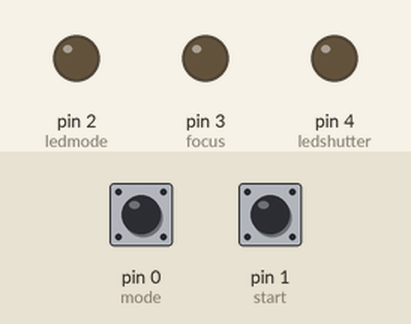
Simulated run of this sketch. Board: Arduino Uno, built with avr-gcc and run on an emulated ATmega328P. Shown: output pins drawn as LEDs (lit = HIGH). Dashed ring = blinking. Inputs (shaded band) come from the test bench; at power-on: pin 1 (start) LOW, pin 0 (mode) LOW.

Above: at 1.2 s.
1.3 s: pin 1 (start) pulled HIGH for 1 s
At 2.01 s:
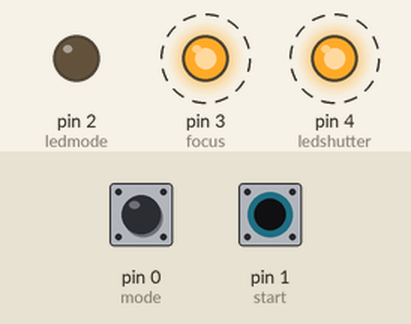
Timing chart, 0 to 10.3 s (numbered marks = the images above; inputs shaded):
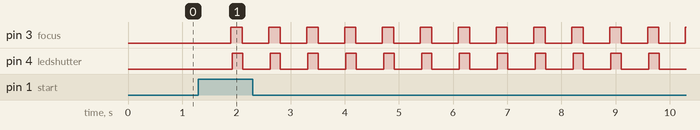

The sketch:

ShutterDSpeed_v0.31.ino
```cpp
//eFuse seeting clock 1MHz-internal, BOD-enable 1.8V.
int focus = 3;  //pb0 maby 3
int shutter =3; //pb1 maby 3
int ledshutter = 4; //pb4
int ledmode = 2 ; //pb2
int mode = 0;  //bp0
int start = 1; //pb1

unsigned long timeq;
int groupNo=1;

void setup() {


  // put your setup code here, to run once:
 pinMode(focus, OUTPUT);
 pinMode(shutter, OUTPUT);
 pinMode(ledmode,OUTPUT);
 pinMode (ledshutter, OUTPUT);
 pinMode(mode, INPUT);
 pinMode(start,INPUT);
 //pinMode(LED_BUILTIN, OUTPUT);

// Serial.begin(9600);

}

void loop() {
  // put your main code here, to run repeatedly:
   unsigned long delayms=1398; //500   ms for default
//  Serial.println("Time: ");
 //  digitalWrite(LED_BUILTIN, HIGH);
   timeq=millis();
 //  Serial.println(timeq);
 //  shutterFast(LOW);
  // shutterInterval(2.5); //delay 2.5s
  // digitalWrite(LED_BUILTIN,LOW);
 //  shutterFast(HIGH);
  // shutterInterval(2.5); //delay 2.5s
//   digitalWrite(ledshutter, HIGH);
//   delay(int(delayms/2));
 //  digitalWrite(LED_BUILTIN,LOW);
 //  digitalWrite(ledshutter, LOW);
//   shutterFast(LOW);
//   Serial.println("low");
//   delay(int(delayms/2));
   if (digitalRead(mode)==HIGH)
      {
        delay(230);
        if (digitalRead(mode)==HIGH)
          {
            digitalWrite(ledmode,HIGH);
            delay(300);
            //delayms=delayms+100; //100ms per flash
            groupNo++;
            if(groupNo>=35) groupNo=35;
            digitalWrite(ledmode, LOW);
            delay(700);
          } else
           {
             delay(20);
             if(digitalRead(mode)==HIGH)
             {
               digitalWrite(ledmode,HIGH);
               delay(100);
               digitalWrite(ledmode,LOW);
               delay(100);
               //delayms=delayms-100;
               //delay(100);
               //null op
             }
            }
       }
       String mes1;
       mes1="Shutter Time " + delayms;
 //  Serial.println(mes1);
 //  Serial.println("mode done");
   int j, i=20, k; //20 continual frames
   String disms;
   String disms1="Delayms: ";
   if(digitalRead(start)==HIGH)
     {
      delay(600);
      if (digitalRead(start)==HIGH)
        {
         for(k=0;k<groupNo;k++)
         {
          for (j=0;j<i;j++)
          {
            shutterFast(HIGH);
            digitalWrite(ledshutter, HIGH);
            delay(int(delayms/2*0.3)-24);
            shutterFast(LOW);
            digitalWrite(ledshutter, LOW);
            delay(int(delayms/2*0.7)-5);
            disms=disms1 + j ;
    //        Serial.println(disms);
          }
         int m;
         for(m=0;m<i;m++)
          {
         //    digitalWrite(LED_BUILTIN,HIGH);
             delay(int(6800/i/2*0.35));
          //   digitalWrite(LED_BUILTIN,LOW);
             delay(int(6800/i/2*0.65));
          }
        // delay(13000); //13 seconds to write
        }
      }

     }
}

void shutterInterval(float interValTime)
{
   long int residueTms=0, primeTs;
   primeTs=int(interValTime)*1000;
   residueTms = int((interValTime*1000-primeTs));
   if (primeTs >=0)
    {
      delay(primeTs*1000-30);

    }
    delay(residueTms-2);

}


void shutterFast(bool State1)
{
  if (State1 == HIGH)
    {
      digitalWrite(focus, HIGH);
      delay(22);
      digitalWrite(shutter, HIGH);
      delay(2);
    }
  else
  {
      digitalWrite(shutter, LOW);
      delay(3);
      digitalWrite(focus, LOW);
      delay(3);
  }

}
```

Measured:
- after the input at 1.3 s, pin 3 (focus): alternates HIGH for 0.21 s and LOW for 0.49 s, starting after 0.60 s; pin 4 (ledshutter): alternates HIGH for 0.19 s and LOW for 0.51 s, starting after 0.62 s
